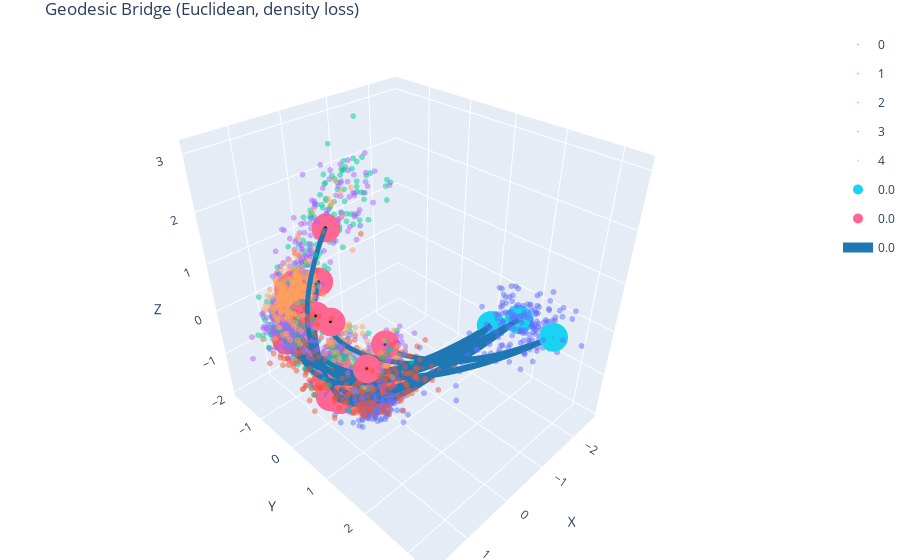

The code cell stored with this chart in its notebook:
### Code cell
fig = scatter(z.cpu().numpy(), s=2, colors=data['colors'], alpha=0.5)
fig = scatter(x0.detach().cpu().numpy(), s=10, fig=fig)
fig = scatter(x1.detach().cpu().numpy(), s=10, fig=fig)
# fig = trajectories(longitudelines.detach().cpu().numpy(), s=5, c='blue', fig=fig)
fig = trajectories(zhat.detach().cpu().numpy(), s=10, fig=fig, title='Geodesic Bridge (Euclidean, density loss)', filename='heatgeo_denoise_geod_euc.html', rescale=False)
fig.show()

### Figure 1 — Plotly figure (JSON) as saved in the notebook; plotly's stock layout.template omitted (floating-point values rounded to 4 significant figures; data arrays with more than 128 entries replaced by an {"elided": "..."} marker saying what was removed)
{"data": [{"marker": {"color": 0, "colorscale": [[0, "#440154"], [0.1111, "#482878"], [0.2222, "#3e4989"], [0.3333, "#31688e"], [0.4444, "#26828e"], [0.5556, "#1f9e89"], [0.6667, "#35b779"], [0.7778, "#6ece58"], [0.8889, "#b5de2b"], [1, "#fde725"]], "opacity": 0.5, "size": 2}, "mode": "markers", "name": "0", "type": "scatter3d", "x": {"elided": "419 float values"}, "y": {"elided": "419 float values"}, "z": {"elided": "419 float values"}}, {"marker": {"color": 1, "opacity": 0.5, "size": 2}, "mode": "markers", "name": "1", "type": "scatter3d", "x": {"elided": "758 float values"}, "y": {"elided": "758 float values"}, "z": {"elided": "758 float values"}}, {"marker": {"color": 2, "opacity": 0.5, "size": 2}, "mode": "markers", "name": "2", "type": "scatter3d", "x": {"elided": "598 float values"}, "y": {"elided": "598 float values"}, "z": {"elided": "598 float values"}}, {"marker": {"color": 3, "opacity": 0.5, "size": 2}, "mode": "markers", "name": "3", "type": "scatter3d", "x": {"elided": "652 float values"}, "y": {"elided": "652 float values"}, "z": {"elided": "652 float values"}}, {"marker": {"color": 4, "opacity": 0.5, "size": 2}, "mode": "markers", "name": "4", "type": "scatter3d", "x": {"elided": "573 float values"}, "y": {"elided": "573 float values"}, "z": {"elided": "573 float values"}}, {"marker": {"color": 0, "opacity": 1, "size": 10}, "mode": "markers", "name": "0.0", "type": "scatter3d", "x": [-1.557, -1.557, 0.3426, 0.3426, -1.648, -1.648, 0.3426, -1.791, -1.557, -1.791, 0.3426, -1.791, -1.648, -1.791, -1.557, -1.648], "y": [1.697, 1.697, 0.5774, 0.5774, 2.923, 2.923, 0.5774, 2.113, 1.697, 2.113, 0.5774, 2.113, 2.923, 2.113, 1.697, 2.923], "z": [-0.2053, -0.2053, -1.557, -1.557, 0.1678, 0.1678, -1.557, 0.02333, -0.2053, 0.02333, -1.557, 0.02333, 0.1678, 0.02333, -0.2053, 0.1678]}, {"marker": {"color": 0, "opacity": 1, "size": 10}, "mode": "markers", "name": "0.0", "type": "scatter3d", "x": [0.7951, 0.7232, 0.8303, 0.06309, 0.3273, 0.7308, 0.7872, 0.8682, 0.1655, 0.5725, 0.3408, 0.7051, 1.128, 0.7867, 0.07581, 0.4096], "y": [-0.7176, -0.9632, 1.017, -1.195, 0.9237, -0.006491, -0.2088, -0.05347, 0.7035, -1.454, -0.2208, -0.466, -0.8601, 0.1447, -0.8009, -1.49], "z": [0.04068, -0.3403, -0.1709, 0.1332, -0.007554, 0.1898, -1.339, -1.517, -1.396, 0.09318, -1.485, 0.05545, -0.4716, -1.512, 1.454, 0.1189]}, {"legendgroup": "0.0", "line": {"color": "rgb(31, 119, 180)", "width": 10}, "mode": "lines", "name": "0.0", "showlegend": true, "type": "scatter3d", "x": {"elided": "1000 float values"}, "y": {"elided": "1000 float values"}, "z": {"elided": "1000 float values"}}, {"legendgroup": "0.0", "marker": {"color": "black", "size": 1}, "mode": "markers", "showlegend": false, "type": "scatter3d", "x": [0.7951], "y": [-0.7176], "z": [0.04068]}, {"legendgroup": "0.0", "line": {"color": "rgb(31, 119, 180)", "width": 10}, "mode": "lines", "name": "", "showlegend": false, "type": "scatter3d", "x": {"elided": "1000 float values"}, "y": {"elided": "1000 float values"}, "z": {"elided": "1000 float values"}}, {"legendgroup": "0.0", "marker": {"color": "black", "size": 1}, "mode": "markers", "showlegend": false, "type": "scatter3d", "x": [0.7232], "y": [-0.9632], "z": [-0.3403]}, {"legendgroup": "0.0", "line": {"color": "rgb(31, 119, 180)", "width": 10}, "mode": "lines", "name": "", "showlegend": false, "type": "scatter3d", "x": {"elided": "1000 float values"}, "y": {"elided": "1000 float values"}, "z": {"elided": "1000 float values"}}, {"legendgroup": "0.0", "marker": {"color": "black", "size": 1}, "mode": "markers", "showlegend": false, "type": "scatter3d", "x": [0.8303], "y": [1.017], "z": [-0.1709]}, {"legendgroup": "0.0", "line": {"color": "rgb(31, 119, 180)", "width": 10}, "mode": "lines", "name": "", "showlegend": false, "type": "scatter3d", "x": {"elided": "1000 float values"}, "y": {"elided": "1000 float values"}, "z": {"elided": "1000 float values"}}, {"legendgroup": "0.0", "marker": {"color": "black", "size": 1}, "mode": "markers", "showlegend": false, "type": "scatter3d", "x": [0.06309], "y": [-1.195], "z": [0.1332]}, {"legendgroup": "0.0", "line": {"color": "rgb(31, 119, 180)", "width": 10}, "mode": "lines", "name": "", "showlegend": false, "type": "scatter3d", "x": {"elided": "1000 float values"}, "y": {"elided": "1000 float values"}, "z": {"elided": "1000 float values"}}, {"legendgroup": "0.0", "marker": {"color": "black", "size": 1}, "mode": "markers", "showlegend": false, "type": "scatter3d", "x": [0.3273], "y": [0.9237], "z": [-0.007554]}, {"legendgroup": "0.0", "line": {"color": "rgb(31, 119, 180)", "width": 10}, "mode": "lines", "name": "", "showlegend": false, "type": "scatter3d", "x": {"elided": "1000 float values"}, "y": {"elided": "1000 float values"}, "z": {"elided": "1000 float values"}}, {"legendgroup": "0.0", "marker": {"color": "black", "size": 1}, "mode": "markers", "showlegend": false, "type": "scatter3d", "x": [0.7308], "y": [-0.006491], "z": [0.1898]}, {"legendgroup": "0.0", "line": {"color": "rgb(31, 119, 180)", "width": 10}, "mode": "lines", "name": "", "showlegend": false, "type": "scatter3d", "x": {"elided": "1000 float values"}, "y": {"elided": "1000 float values"}, "z": {"elided": "1000 float values"}}, {"legendgroup": "0.0", "marker": {"color": "black", "size": 1}, "mode": "markers", "showlegend": false, "type": "scatter3d", "x": [0.7872], "y": [-0.2088], "z": [-1.339]}, {"legendgroup": "0.0", "line": {"color": "rgb(31, 119, 180)", "width": 10}, "mode": "lines", "name": "", "showlegend": false, "type": "scatter3d", "x": {"elided": "1000 float values"}, "y": {"elided": "1000 float values"}, "z": {"elided": "1000 float values"}}, {"legendgroup": "0.0", "marker": {"color": "black", "size": 1}, "mode": "markers", "showlegend": false, "type": "scatter3d", "x": [0.8682], "y": [-0.05347], "z": [-1.517]}, {"legendgroup": "0.0", "line": {"color": "rgb(31, 119, 180)", "width": 10}, "mode": "lines", "name": "", "showlegend": false, "type": "scatter3d", "x": {"elided": "1000 float values"}, "y": {"elided": "1000 float values"}, "z": {"elided": "1000 float values"}}, {"legendgroup": "0.0", "marker": {"color": "black", "size": 1}, "mode": "markers", "showlegend": false, "type": "scatter3d", "x": [0.1655], "y": [0.7035], "z": [-1.396]}, {"legendgroup": "0.0", "line": {"color": "rgb(31, 119, 180)", "width": 10}, "mode": "lines", "name": "", "showlegend": false, "type": "scatter3d", "x": {"elided": "1000 float values"}, "y": {"elided": "1000 float values"}, "z": {"elided": "1000 float values"}}, {"legendgroup": "0.0", "marker": {"color": "black", "size": 1}, "mode": "markers", "showlegend": false, "type": "scatter3d", "x": [0.5725], "y": [-1.454], "z": [0.09318]}, {"legendgroup": "0.0", "line": {"color": "rgb(31, 119, 180)", "width": 10}, "mode": "lines", "name": "", "showlegend": false, "type": "scatter3d", "x": {"elided": "1000 float values"}, "y": {"elided": "1000 float values"}, "z": {"elided": "1000 float values"}}, {"legendgroup": "0.0", "marker": {"color": "black", "size": 1}, "mode": "markers", "showlegend": false, "type": "scatter3d", "x": [0.3408], "y": [-0.2208], "z": [-1.485]}, {"legendgroup": "0.0", "line": {"color": "rgb(31, 119, 180)", "width": 10}, "mode": "lines", "name": "", "showlegend": false, "type": "scatter3d", "x": {"elided": "1000 float values"}, "y": {"elided": "1000 float values"}, "z": {"elided": "1000 float values"}}, {"legendgroup": "0.0", "marker": {"color": "black", "size": 1}, "mode": "markers", "showlegend": false, "type": "scatter3d", "x": [0.7051], "y": [-0.466], "z": [0.05545]}, {"legendgroup": "0.0", "line": {"color": "rgb(31, 119, 180)", "width": 10}, "mode": "lines", "name": "", "showlegend": false, "type": "scatter3d", "x": {"elided": "1000 float values"}, "y": {"elided": "1000 float values"}, "z": {"elided": "1000 float values"}}, {"legendgroup": "0.0", "marker": {"color": "black", "size": 1}, "mode": "markers", "showlegend": false, "type": "scatter3d", "x": [1.128], "y": [-0.8601], "z": [-0.4716]}, {"legendgroup": "0.0", "line": {"color": "rgb(31, 119, 180)", "width": 10}, "mode": "lines", "name": "", "showlegend": false, "type": "scatter3d", "x": {"elided": "1000 float values"}, "y": {"elided": "1000 float values"}, "z": {"elided": "1000 float values"}}, {"legendgroup": "0.0", "marker": {"color": "black", "size": 1}, "mode": "markers", "showlegend": false, "type": "scatter3d", "x": [0.7867], "y": [0.1447], "z": [-1.512]}, {"legendgroup": "0.0", "line": {"color": "rgb(31, 119, 180)", "width": 10}, "mode": "lines", "name": "", "showlegend": false, "type": "scatter3d", "x": {"elided": "1000 float values"}, "y": {"elided": "1000 float values"}, "z": {"elided": "1000 float values"}}, {"legendgroup": "0.0", "marker": {"color": "black", "size": 1}, "mode": "markers", "showlegend": false, "type": "scatter3d", "x": [0.07581], "y": [-0.8009], "z": [1.454]}, {"legendgroup": "0.0", "line": {"color": "rgb(31, 119, 180)", "width": 10}, "mode": "lines", "name": "", "showlegend": false, "type": "scatter3d", "x": {"elided": "1000 float values"}, "y": {"elided": "1000 float values"}, "z": {"elided": "1000 float values"}}, {"legendgroup": "0.0", "marker": {"color": "black", "size": 1}, "mode": "markers", "showlegend": false, "type": "scatter3d", "x": [0.4096], "y": [-1.49], "z": [0.1189]}], "layout": {"margin": {"b": 0, "l": 0, "r": 0, "t": 30}, "scene": {"xaxis": {"title": {"text": "X"}}, "yaxis": {"title": {"text": "Y"}}, "zaxis": {"title": {"text": "Z"}}}, "showlegend": true, "title": {"text": "Geodesic Bridge (Euclidean, density loss)"}}}
